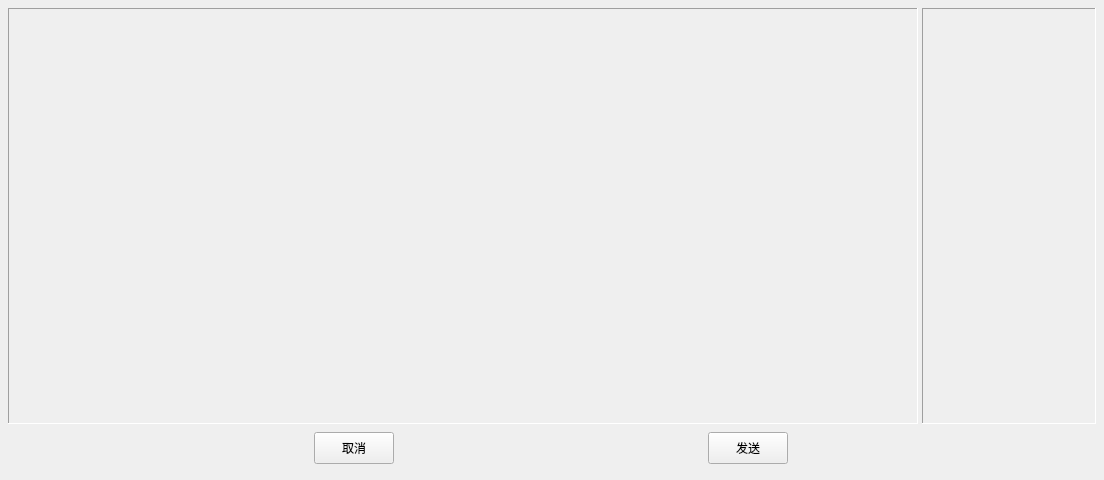
<?xml version="1.0" encoding="UTF-8"?>
<ui version="4.0">
 <class>SendPlanWidget</class>
 <widget class="QWidget" name="SendPlanWidget">
  <property name="geometry">
   <rect>
    <x>0</x>
    <y>0</y>
    <width>1104</width>
    <height>480</height>
   </rect>
  </property>
  <property name="minimumSize">
   <size>
    <width>1104</width>
    <height>480</height>
   </size>
  </property>
  <property name="maximumSize">
   <size>
    <width>1104</width>
    <height>480</height>
   </size>
  </property>
  <property name="windowTitle">
   <string>发送阶段计划</string>
  </property>
  <layout class="QVBoxLayout" name="verticalLayout" stretch="1,0">
   <property name="spacing">
    <number>8</number>
   </property>
   <property name="leftMargin">
    <number>8</number>
   </property>
   <property name="topMargin">
    <number>8</number>
   </property>
   <property name="rightMargin">
    <number>8</number>
   </property>
   <property name="bottomMargin">
    <number>16</number>
   </property>
   <item>
    <widget class="QWidget" name="widget" native="true">
     <layout class="QHBoxLayout" name="horizontalLayout_2">
      <property name="spacing">
       <number>4</number>
      </property>
      <property name="leftMargin">
       <number>0</number>
      </property>
      <property name="topMargin">
       <number>0</number>
      </property>
      <property name="rightMargin">
       <number>0</number>
      </property>
      <property name="bottomMargin">
       <number>0</number>
      </property>
      <item>
       <widget class="QFrame" name="frame">
        <property name="frameShape">
         <enum>QFrame::Panel</enum>
        </property>
        <property name="frameShadow">
         <enum>QFrame::Sunken</enum>
        </property>
        <layout class="QHBoxLayout" name="horizontalLayout_3">
         <property name="spacing">
          <number>0</number>
         </property>
         <property name="leftMargin">
          <number>0</number>
         </property>
         <property name="topMargin">
          <number>0</number>
         </property>
         <property name="rightMargin">
          <number>0</number>
         </property>
         <property name="bottomMargin">
          <number>0</number>
         </property>
        </layout>
       </widget>
      </item>
      <item>
       <widget class="QFrame" name="frame_2">
        <property name="minimumSize">
         <size>
          <width>174</width>
          <height>0</height>
         </size>
        </property>
        <property name="maximumSize">
         <size>
          <width>174</width>
          <height>16777215</height>
         </size>
        </property>
        <property name="frameShape">
         <enum>QFrame::Panel</enum>
        </property>
        <property name="frameShadow">
         <enum>QFrame::Sunken</enum>
        </property>
        <layout class="QHBoxLayout" name="horizontalLayout_4">
         <property name="spacing">
          <number>0</number>
         </property>
         <property name="leftMargin">
          <number>0</number>
         </property>
         <property name="topMargin">
          <number>0</number>
         </property>
         <property name="rightMargin">
          <number>0</number>
         </property>
         <property name="bottomMargin">
          <number>0</number>
         </property>
        </layout>
       </widget>
      </item>
     </layout>
    </widget>
   </item>
   <item>
    <layout class="QHBoxLayout" name="horizontalLayout">
     <item>
      <widget class="QPushButton" name="pushButton">
       <property name="minimumSize">
        <size>
         <width>80</width>
         <height>32</height>
        </size>
       </property>
       <property name="maximumSize">
        <size>
         <width>80</width>
         <height>32</height>
        </size>
       </property>
       <property name="text">
        <string>取消</string>
       </property>
      </widget>
     </item>
     <item>
      <widget class="QPushButton" name="pushButton_2">
       <property name="minimumSize">
        <size>
         <width>80</width>
         <height>32</height>
        </size>
       </property>
       <property name="maximumSize">
        <size>
         <width>80</width>
         <height>32</height>
        </size>
       </property>
       <property name="text">
        <string>发送</string>
       </property>
      </widget>
     </item>
    </layout>
   </item>
  </layout>
 </widget>
 <resources/>
 <connections/>
</ui>
